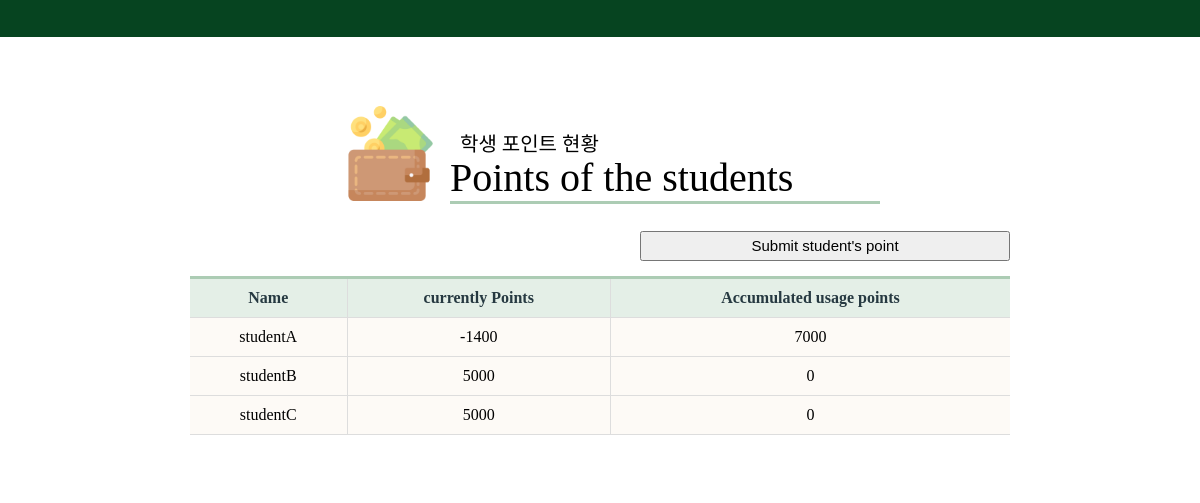
Screenshot of /student-log with the database file from the repository.
### administrator/models.py (models this page shows, shortened)
class Student(models.Model):
    name = models.CharField(max_length=20, null=False)
    point =  models.IntegerField( null=True, blank=True)
    point_used = models.IntegerField(default=0, blank=True, null=True)

### administrator/views.py (the view, shortened to what this page needs)
# urls.py: path('student-log', views.StudentLogView.as_view(), name='student-log'),
class StudentLogView(ListView):
    template_name = 'administrator/student/point.html'
    model = Student

### administrator/templates/administrator/student/point.html (shortened to what this page needs)
{% extends 'administrator/observation/student.html' %}
{% load static %}
{% block title %}
    <link rel="stylesheet" href="{% static 'All.css' %}" />
{% endblock title %}
{% block subject %}
    <h3>학생 포인트 현황</h3>
    <h1>Points of the students</h1>
{% endblock subject %}
{% block top %}
    <img id="topImg" src="{%static 'main/wallet.png' %}"/>
{% endblock top %}
{%block content %}
<form action="" method="POST" enctype="multipart/form-data">
    <input id = "post_button" role="button" type="submit" name="submit_point" value="Submit student's point"/><br/>
</form>
{% endblock %}
{% block table %}
    <th >Name</th>
    <th >currently Points</th>
    <th >Accumulated usage points</th>
{% endblock table %}
{% block data %}
{% for object in object_list %}
    {% if object.name == 'teacher' %}
    {% else %}
    <tr>
        <td>{{ object.name }}</td>
        <td>{{ object.point }}</td>
        <td>{{ object.point_used }}</td>
    </tr>
    {% endif %}
{% endfor %}
{% endblock data %}

### administrator/static/All.css (style rules this page uses)
body { display: flex; justify-content: center; align-items: center; background: rgb(255, 255, 255); overflow:auto; }
h1 { position:relative; font-size:40px; color: rgb(0, 0, 0); font-weight:500; top:70px; left:65px; margin-left: auto; margin-right: auto; width:430px; border-bottom:3px solid rgb(172, 204, 180); z-index:0; }
h3 { position:relative; font-size:20px; color: rgb(0, 0, 0); font-weight:500; top:100px; left:70px; margin-left: auto; margin-right: auto; width:420px; z-index:0; }
#topImg { position:relative; display:block; margin:auto; width:95px; height:95px; left:-210px; top:-55px; border-bottom:2px; z-index:2; }
.table th { color: rgb(38, 57, 65); background: rgb(228, 239, 231); text-align: center; }
.table th, .table td { padding: 10px; border: 1px solid #ddd; }
.table th:first-child, .table td:first-child { border-left: 0; }
.table th:last-child, .table td:last-child { border-right: 0; }
.table tr { background: rgb(253, 250, 246); }
.table tr td:first-child { text-align: center; }
#post_button { position:relative; top:-25px; left:450px; width:370px; height:30px; font-size:15px; }

### rows the page displays
Student: name "studentA", point "-1400", point_used "7000"
Student: name "studentB", point "5000", point_used "0"
Student: name "studentC", point "5000", point_used "0"
